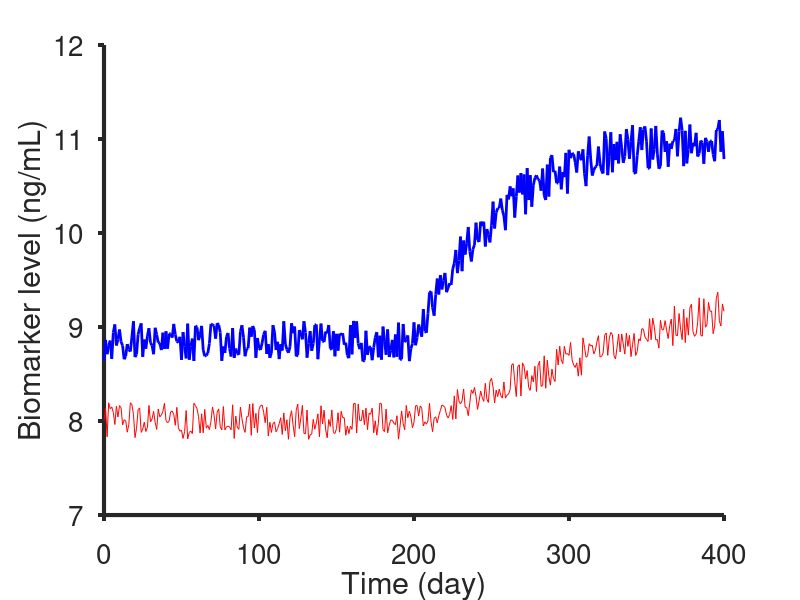

MATLAB code to generate this figure: (Note: this script raises an error after producing the figure.)
%% k_growth_non_agg range and f1 score
clear all; close all; clc
time = (0:400)';
num_patients = 200;
%unhealthy baseline and std
Ca0 = 8; %ng/mL
std_a = 1.5; %ng/mL
Ca0_rnd = std_a.*randn(num_patients,1) + Ca0;
s_mean_k_growth_agg = linspace(0,0.02,15);
max_k_gr_agg = log(2)/2/30 + s_mean_k_growth_agg;
min_k_gr_agg = log(2)/18/300 + s_mean_k_growth_agg;
max_k_decay_agg = log(2)/30;
min_k_decay_agg = log(2)/5/30;
k_gr_agg_rnd = (max_k_gr_agg - min_k_gr_agg).*rand(num_patients,1) + min_k_gr_agg;%linspace(1/18/30,1/2/30,50); %day-1
k_decay_agg_rnd = (max_k_decay_agg - min_k_decay_agg).*rand(num_patients,size(k_gr_agg_rnd,2)) + min_k_decay_agg;%linspace(1/150,1/30,50); %day-1

m_k_gr_agg_rnd = mean(k_gr_agg_rnd);

%healthy baseline and std
Ch0 = 8; %ng/mL
std_h = 1.5; %ng/mL
Ch0_rnd = std_h.*randn(num_patients,1) + Ch0;
max_k_gr_non = log(2)/18/30;
min_k_gr_non = 1e-5;
max_k_decay_non = log(2)/5/30;
min_k_decay_non = log(2)/24/30;
k_decay_non_rnd = (max_k_decay_non - min_k_decay_non).*rand(num_patients,size(k_gr_agg_rnd,2)) + min_k_decay_non;%mean([1/(24*30) 1/150]);
k_gr_non_rnd = (max_k_gr_non - min_k_gr_non).*rand(num_patients,size(k_gr_agg_rnd,2)) + min_k_gr_non;%mean([0 1/18/30]);



noise_i = 5;

C_healthy = zeros(numel(time),num_patients);
C_unhealthy = zeros(numel(time),num_patients);
t_onset = 200;

for k = 1:size(k_gr_agg_rnd,2)
    for j = 1:num_patients
        for i = 1:numel(time)
            if i < t_onset
                C_healthy(i,j,k) = Ch0_rnd(j);
                C_unhealthy(i,j,k) = Ca0_rnd(j);
            else
                C_healthy(i,j,k) = Ch0_rnd(j)*exp((k_gr_non_rnd(j,k)./k_decay_non_rnd(j,k))*(1-exp(-k_decay_non_rnd(j,k)*time(i-(t_onset-1)))));
                C_unhealthy(i,j,k) = Ca0_rnd(j)*exp((k_gr_agg_rnd(j,k)/k_decay_agg_rnd(j,k))*(1-exp(-k_decay_agg_rnd(j,k)*time(i-(t_onset-1)))));
            end
        end
    end
end

C_healthy_noise1 = zeros(numel(time),num_patients,size(k_gr_agg_rnd,2));
C_unhealthy_noise1 = zeros(numel(time),num_patients,size(k_gr_agg_rnd,2));

for k = 1:size(k_gr_agg_rnd,2)
    for j = 1:num_patients
        C_healthy_noise1(:,j,k) = C_healthy(:,j,k)+noise_i*rand(1,numel(C_healthy(:,j,k)))'.*C_healthy(:,j,k)/100;
        C_unhealthy_noise1(:,j,k) = C_unhealthy(:,j,k)+noise_i*rand(1,numel(C_unhealthy(:,j,k)))'.*C_unhealthy(:,j,k)/100;
    end
end

figure;plot(time,squeeze(C_healthy_noise1(:,1,1)),'r-',time,squeeze(C_unhealthy_noise1(:,1,1)),'b-','LineWidth', 2);%,time,squeeze(C_unhealthy_noise1(:,1,:)),'b-'); 
title('');
xlabel('Time (day)'); ylabel('Biomarker level (ng/mL)');
set(gca,'box','off','TickDir','out',...
    'FontSize',20,'FontName','Helvetica','LineWidth', 3);

% KNN
% model 1
p = 0.9;      % proportion of rows to select for training
N = num_patients;  % total number of rows
test_iter = 10;
tf_healthy = false(N,size(k_gr_agg_rnd,2),test_iter);    % create logical index vector
tf_healthy(1:round(p*N),:,:) = true;


for n = 1:size(k_gr_agg_rnd,2)
    for l = 1:test_iter
        tf_healthy2(:,n,l) = tf_healthy(randperm(N),n,l);   % randomise order
        C_healthy_noise1_train(:,:,n,l) = C_healthy_noise1(:,squeeze(tf_healthy2(:,n,l)),n);
        C_healthy_noise1_test(:,:,n,l) = C_healthy_noise1(:,squeeze(~tf_healthy2(:,n,l)),n);
        % for now using the same index of random selection for healthy and
        % unhealthy
        C_unhealthy_noise1_train(:,:,n,l) = C_unhealthy_noise1(:,squeeze(tf_healthy2(:,n,l)),n);
        C_unhealthy_noise1_test(:,:,n,l) = C_unhealthy_noise1(:,squeeze(~tf_healthy2(:,n,l)),n);
        
        train_data(:,:,n,l) = [C_healthy_noise1_train(:,:,n,l),C_unhealthy_noise1_train(:,:,n,l)];
        test_data(:,:,n,l) = [C_healthy_noise1_test(:,:,n,l),C_unhealthy_noise1_test(:,:,n,l)];
        train_labels(:,n,l) = [ones(1,p*N),zeros(1,p*N)];
        test_true_labels(:,n,l) = [ones(1,round((1-p)*N)),zeros(1,round((1-p)*N))];
        
        [predicted_labels(:,n,l),nn_index,accuracy] = KNN_(3,train_data(:,:,n,l)',train_labels(:,n,l)',test_data(:,:,n,l)');
        [cm(:,:,n,l),gn(:,:,n,l)] = confusionmat(test_true_labels(:,n,l)',predicted_labels(:,n,l));
        % precision, recall and f1Scores
        precision(:,n,l) = diag(cm(:,:,n,l))./sum(cm(:,:,n,l),2);
        recall(:,n,l) = diag(cm(:,:,n,l))./sum(cm(:,:,n,l),1)';
        f1Scores(:,n,l) = 2*(precision(:,n,l).*recall(:,n,l))./(precision(:,n,l)+recall(:,n,l));
    end
     meanF1(n) = mean(mean(f1Scores(:,n,:),1),3);
end




figure;
h = plot(m_k_gr_agg_rnd, squeeze(meanF1),'*','MarkerSize',15);
title('k_{Growth} Aggressive');
xlabel('k_{Growth} Aggressive (day^{-1})'); ylabel('f1 score');
set(gca,'box','off','TickDir','out',...
    'FontSize',24,'FontName','Helvetica','LineWidth', 3);
set(h,'linestyle','none');